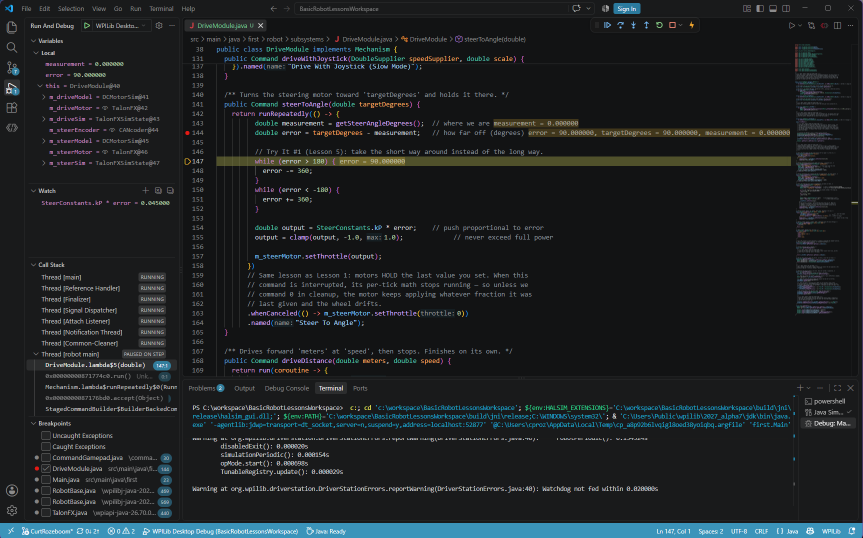
#> input picture tools/figures/data/aside-debugger-window.png, 1726 x 1075 px (shown at 1/2 size)
$ python D-debugger-window.py
#> lines starting #> are read from the running program, lines starting #| are printed output that depends on the picture
### tools/figures/screenshots.py
"""Stack screenshots into one numbered figure, the way Figure 17.3 marks SimGUI: a heading over each
panel on a dark background, Okabe-Ito orange outlines and numbered circles with a black outline
and digit. Used by the generators of the figures made from the user's screenshots (3.1, 7.2, 8.2, 11.1, 11.2, 13.3, 13.5, 16.2, 18.3, D.1, R.1).

A panel is a dict:
    shot     the screenshot's path
    crop     (x0, y0, x1, y1) in the screenshot's pixels
    scale    how much to scale the crop (the figure is WIDTH px wide; a panel can be narrower)
    boxes    [(x0, y0, x1, y1), ...] orange outlines, in the screenshot's pixels
    circles  [(number, x, y), ...] numbered circles, centred there, in the screenshot's pixels
    heading  the text over the panel (optional; a one-panel figure needs none)
"""

import os

from PIL import Image, ImageDraw, ImageFont

FONT = "/usr/share/fonts/truetype/dejavu/DejaVuSans-Bold.ttf"
BACKGROUND = (20, 23, 28)  # Figure 17.3's
HEADING = (204, 204, 204)  # Figure 17.3's
ORANGE = (230, 159, 0)  # Okabe-Ito orange, as in Figure 17.3
BLACK = (0, 0, 0)

WIDTH = 1600
MARGIN = 20
GAP = 26  # between one panel and the next heading
HEADING_SIZE = 26
RADIUS = 16  # callout circles, in the final image's pixels
SS = 2  # build at twice the size, then scale down, so circles and text come out smooth


def full_width_scale(crop):
    """The scale that makes a crop fill the figure between its margins."""
    return (WIDTH - 2 * MARGIN) / (crop[2] - crop[0])


def _panel_image(p):
    shot = Image.open(p["shot"]).convert("RGB")
    x0, y0 = p["crop"][:2]
    crop = shot.crop(p["crop"])
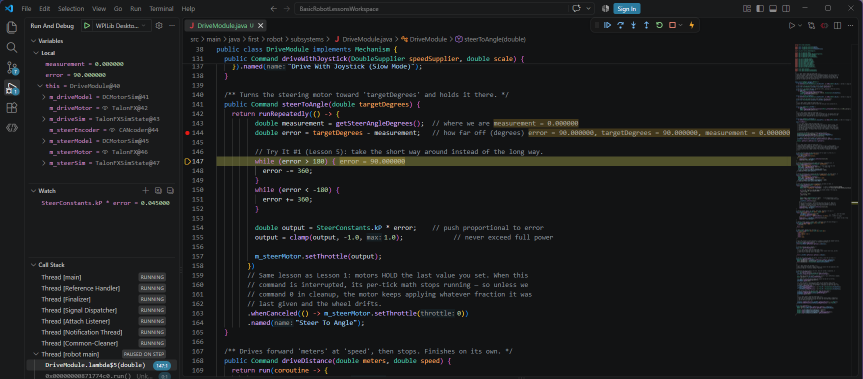
#> crop: PIL image 1726x758 RGB (shown at 1/2 size); mean R, G, B 27.5, 28.6, 29.3
    draw = ImageDraw.Draw(crop)
    for bx0, by0, bx1, by1 in p.get("boxes", []):
        draw.rounded_rectangle([bx0 - x0, by0 - y0, bx1 - x0, by1 - y0], radius=5, outline=ORANGE, width=3)
    k = p["scale"] * SS
    return crop.resize((round(crop.width * k), round(crop.height * k)), Image.Resampling.LANCZOS)
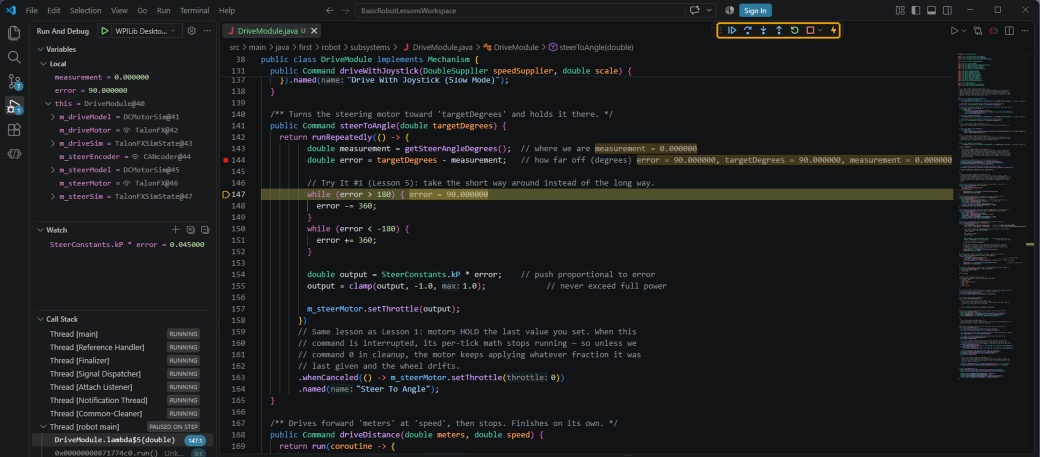
#> returned value: PIL image 3120x1370 RGB (shown at 1/3 size); mean R, G, B 27.7, 28.8, 29.3


def compose(panels, out_path, repo, method=None):
    """method: Pillow's quantize method; the default median cut can merge small colour swatches."""
    heading_font = ImageFont.truetype(FONT, HEADING_SIZE * SS)
    digit_font = ImageFont.truetype(FONT, round(RADIUS * 1.35 * SS))

    placed, y = [], (MARGIN * SS // 2) if panels[0].get("heading") else MARGIN * SS
    for p in panels:
        im = _panel_image(p)
        heading_y = y
        if p.get("heading"):
            y += round(HEADING_SIZE * 1.6) * SS
        placed.append((p, im, MARGIN * SS, y, heading_y))
        y += im.height + GAP * SS
#> y = 1462
    height = y - GAP * SS + MARGIN * SS
#> height = 1450

    canvas = Image.new("RGB", (WIDTH * SS, height), BACKGROUND)
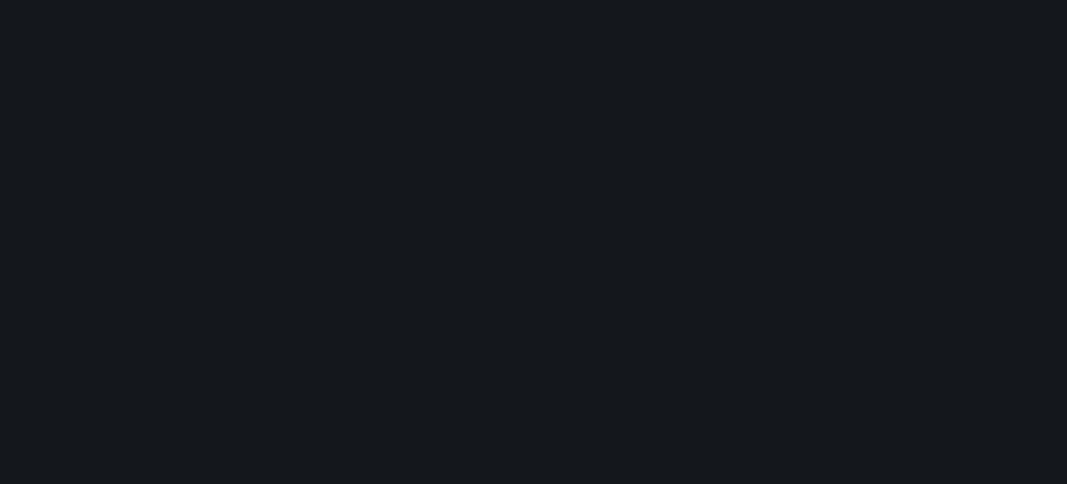
#> canvas: PIL image 3200x1450 RGB (shown at 1/3 size); mean R, G, B 20, 23, 28
    draw = ImageDraw.Draw(canvas)
    for p, im, x, y, heading_y in placed:
        if p.get("heading"):
            draw.text((x, heading_y), p["heading"], fill=HEADING, font=heading_font)
        canvas.paste(im, (x, y))
        k = p["scale"] * SS
        for number, sx, sy in p.get("circles", []):
            cx, cy = x + (sx - p["crop"][0]) * k, y + (sy - p["crop"][1]) * k
            r = RADIUS * SS
            draw.ellipse([cx - r, cy - r, cx + r, cy + r], fill=ORANGE, outline=BLACK, width=2 * SS)
            draw.text((cx, cy), str(number), fill=BLACK, font=digit_font, anchor="mm")
#> this loop made 1 pass
#> (x, y, heading_y, k) on pass 1: (40, 40, 40, 1.81)
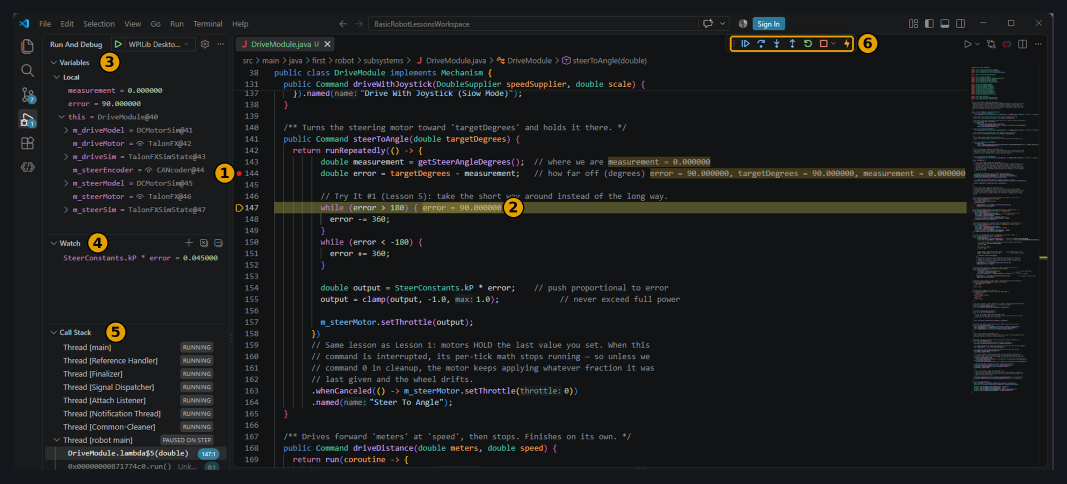
#> canvas: PIL image 3200x1450 RGB (shown at 1/3 size); mean R, G, B 27.6, 28.6, 29

    out = canvas.resize((WIDTH, round(height / SS)), Image.Resampling.LANCZOS)
    # Screenshots have few colours, so a 256-colour palette keeps them sharp and small.
    out = out.quantize(colors=256, method=method if method is not None else Image.Quantize.MEDIANCUT, dither=Image.Dither.NONE)
#> out: PIL image 1600x725 P
    out.save(out_path, optimize=True)
    print(f"wrote {os.path.relpath(out_path, repo)}: {out.width} x {out.height}, {os.path.getsize(out_path) // 1024} KB")
#| wrote docs/lessons/v3/images/aside-debugger-window.png: 1600 x 725, 204 KB

### tools/figures/D-debugger-window.py
"""Debugger aside, Figure D.1: VS Code paused in Lesson 5's steerToAngle, its parts numbered.

The breakpoint in the gutter (1), the line execution is paused on (2), the Variables (3), Watch (4)
and Call Stack (5) panels, and the debug toolbar (6). A screenshot the user took on 2026-11-21 on
Windows, debugging their own Lesson 5 project with the WPILib Desktop Debug launch, after section 3's
steps 1 to 6: data/aside-debugger-window.png. The bottom is cropped off: the terminal and the status
bar show the user's account and folder names, which don't belong on the website.

    /usr/bin/python3.12 tools/figures/D-debugger-window.py   (needs Pillow)
"""

import os

from screenshots import compose, full_width_scale

HERE = os.path.dirname(os.path.abspath(__file__))
REPO = os.path.abspath(os.path.join(HERE, "..", ".."))
OUT = os.path.join(REPO, "docs", "lessons", "v3", "images", "aside-debugger-window.png")
CROP = (0, 0, 1726, 758)  # above the terminal panel
SHOT = dict(
    shot=os.path.join(HERE, "data", "aside-debugger-window.png"),
    crop=CROP,
    scale=full_width_scale(CROP),
    boxes=[(1189, 37, 1394, 63)],  # the debug toolbar
    circles=[
        (1, 351, 265),   # the breakpoint's red dot, line 144
        (2, 830, 322),   # the paused line, 147
        (3, 160, 81),    # Variables
        (4, 140, 381),   # Watch
        (5, 170, 529),   # Call Stack
        (6, 1418, 50),   # the debug toolbar
    ],
)

if __name__ == "__main__":
    compose([SHOT], OUT, REPO)

$ run again, with tools/figures/data/05-simgui-tunable.png copied over tools/figures/data/aside-debugger-window.png
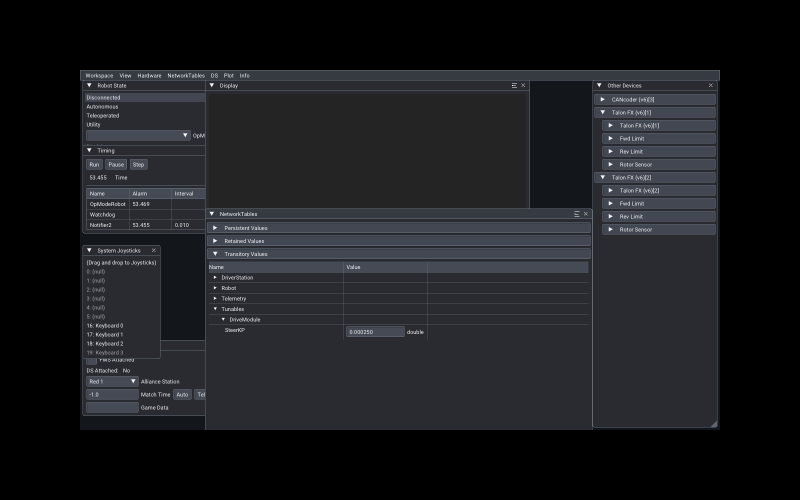
#> input picture tools/figures/data/05-simgui-tunable.png, 1600 x 1000 px (shown at 1/2 size)
#> in _panel_image, shot is the input picture: PIL image 1600x1000 RGB; mean R, G, B 26.8, 28.2, 31.2
#> in _panel_image, `crop = shot.crop(p["crop"])`:
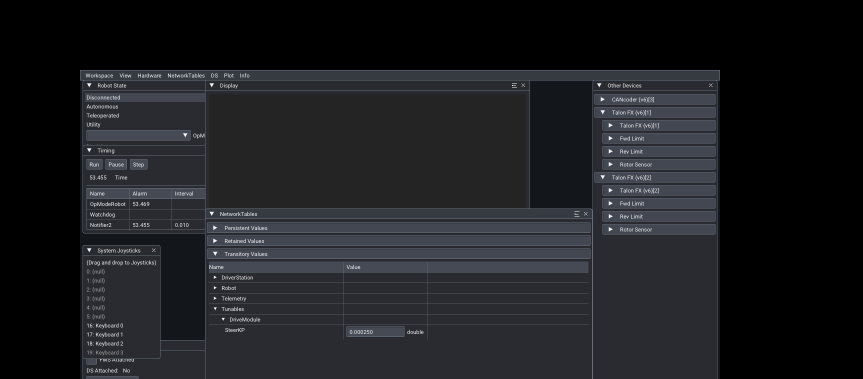
#> crop: PIL image 1726x758 RGB (shown at 1/2 size); mean R, G, B 28.6, 30, 33.1
#> the loop in compose, `for p, im, x, y, heading_y in placed:` made 1 pass
#> (x, y, heading_y, k) on pass 1: (40, 40, 40, 1.81)
#> after the loop in compose, `for p, im, x, y, heading_y in placed:`:
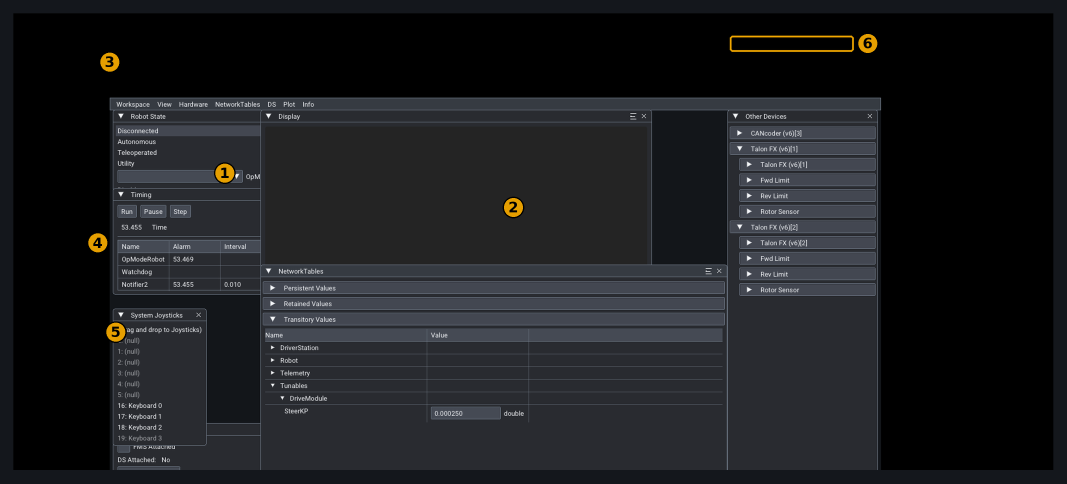
#> canvas: PIL image 3200x1450 RGB (shown at 1/3 size); mean R, G, B 28.7, 30, 32.6
#| wrote docs/lessons/v3/images/aside-debugger-window.png: 1600 x 725, 56 KB
